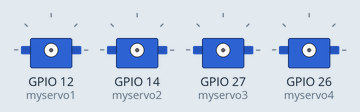
The sketch below on a simulated ESP32. Parts: 4 × servo. WiFi joins after 1.5 s; servers stay silent unless stated; the ROS host is connected and sends only what is stated; what the sketch prints to the serial monitor is not drawn.

Above: at 0.1 s.
At 1.6 s:
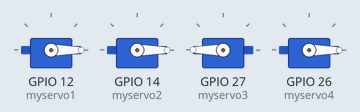
Timing chart, 0 to 3.1 s (numbered marks = the images above):
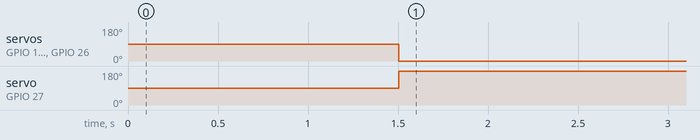

Measured:
- by itself, servo on GPIO 12 (myservo1), servo on GPIO 14 (myservo2), servo on GPIO 26 (myservo4): 90° → 0° at 1.5 s
- by itself, servo on GPIO 27 (myservo3): 90° → 180° at 1.5 s

The sketch:

mani_esp.ino
```cpp
#define ROSSERIAL_ARDUINO_TCP
#include "WiFi.h"
#include <ros.h>
#include <std_msgs/Int16MultiArray.h>
#include <ESP32Servo.h>

// Server settings
IPAddress server(192,168,43,151); //192, 168, 48, 239, 32 for Madhan // 192, 168, 133, 239 for Ronak
uint16_t serverPort = 11433;
const char*  ssid = "Madhan";
const char*  password = "123456789";

int joint1 = 0;
int joint2 = 0;
int joint3 = 0;

Servo myservo1;
Servo myservo2;
Servo myservo3;
Servo myservo4;


void frame_cb(const std_msgs::Int16MultiArray& value_frame) {
  joint1 = value_frame.data[0];
  joint2 = value_frame.data[1];
  joint3 = value_frame.data[2];
  Serial.println(joint1);
  Serial.println(joint2);
  Serial.println(joint3);

}


void setupWiFi(){
  WiFi.begin(ssid, password);
  while (WiFi.status() != WL_CONNECTED) { Serial.print(".");delay(500);}
  Serial.print("SSID: ");
  Serial.println(WiFi.SSID());
  Serial.print("IP:   ");
  Serial.println(WiFi.localIP());
}


ros::NodeHandle nh;
std_msgs::Int16MultiArray value_frame;
ros::Subscriber<std_msgs::Int16MultiArray> frame_sub("/tvec2", &frame_cb);


void setup() {
  Serial.begin(115200);
  setupWiFi();
  nh.getHardware()->setConnection(server, serverPort);
  nh.initNode();
  nh.subscribe(frame_sub);
  myservo1.attach(12);
  myservo2.attach(14);
  myservo3.attach(27);
  myservo4.attach(26);
}
void loop(){
  while (nh.connected()){
    myservo1.write(joint1);
    myservo2.write(joint2);
    myservo3.write(180 - joint2);
    myservo4.write(joint3);
    nh.spinOnce();
  }
  nh.spinOnce();
}
```
